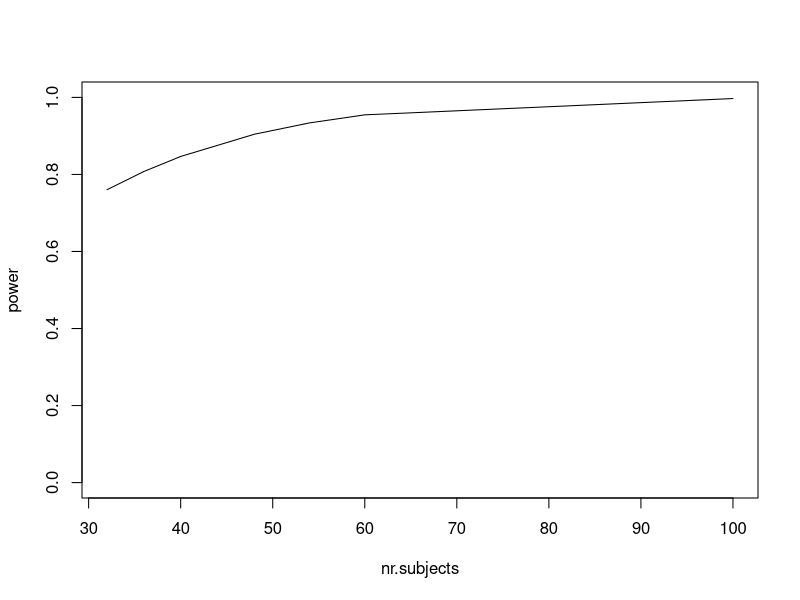
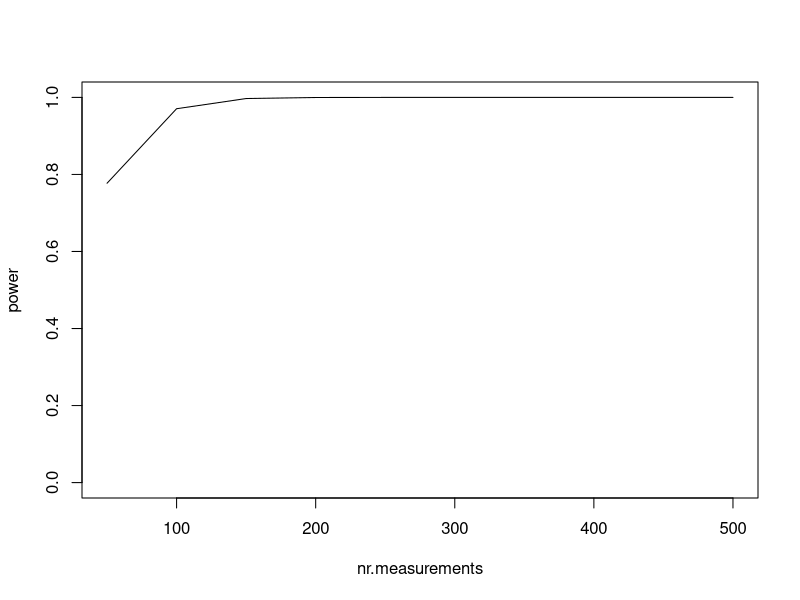

R code for these plots, in order:
 # code from Moerbeek

nr.cohorts <- 4 ### number of cohorts
var.e <- 5 ### variance random error
D <- matrix(0, 2, 2) ### covariance matrix
D[1, 1] <- 1 ### variance random intercept
D[2, 2] <- 1 ### variance random slope
D[1, 2] <- -0.1 ### covariance random intercept and slope
D[2, 1] <- -0.1
delta <- 1.1 ### standardized effect size

age1 <- c(1,2) ### age stages of measurement cohort 1
age2 <- c(2,3) ### age stages of measurement cohort 2
age3 <- c(3,4) ### age stages of measurement cohort 3
age4 <- c(4,5) ### age stages of measurement cohort 4

X1 <- cbind(rep(1,length(age1)),age1) ### design matrix fixed part cohort 1
Z1 <- X1 ### design matrix random part cohort 1
X2 <- cbind(rep(1,length(age2)),age2) ### design matrix fixed part cohort 2
Z2 <- X2 ### design matrix random part cohort 2
X3 <- cbind(rep(1,length(age3)),age3) ### design matrix fixed part cohort 3
Z3 <- X3 ### design matrix random part cohort 3
X4 <- cbind(rep(1,length(age4)),age4) ### design matrix fixed part cohort 4
Z4 <- X4 ### design matrix random part cohort 4

I1 <- diag(length(age1))
V1 <- Z1 %*% D %*% t(Z1) + var.e * I1 ### covariance matrix of responses cohort 1
I2 <- diag(length(age2))
V2 <- Z2 %*% D %*% t(Z2) + var.e * I2 ### covariance matrix of responses cohort 2
I3 <- diag(length(age3)) 
V3 <- Z3 %*% D %*% t(Z3) + var.e * I3 ### covariance matrix of responses cohort 3
I4 <- diag(length(age4)) 
V4 <- Z4 %*% D %*% t(Z4) + var.e * I4 ### covariance matrix of responses cohort 4

### calculate and plot power as a function of the total number of subjects
plot.new()
nr.subjects <- c(32, 36, 40, 48, 54, 60, 100)
power <- rep(0, length(nr.subjects))
for(ii in 1:length(nr.subjects)) {
  XVX <- ((t(X1) %*% solve(V1) %*% X1 + t(X2) %*%solve(V2) %*% X2
    + t(X3) %*% solve(V3) %*% X3 + t(X4) %*% solve(V4) %*% X4) * nr.subjects[ii])/nr.cohorts
  var.beta <- solve(XVX)
  power[ii] <- pnorm((delta * sqrt(D[2, 2]))/sqrt(var.beta[2, 2])- qnorm(0.975))
}
plot(nr.subjects, power, type = "l", ylim=c(0,1))
temp <- cbind(nr.subjects,power)
print(temp)

### calculate and plot power as a function of the total number of measurements
nr.measurements <- c(50, 100, 150, 200, 250, 300, 350, 400, 450, 500)
nr.subjects <- nr.measurements/(length(c(age1, age2, age3))/nr.cohorts)
power <- rep(0, length(nr.measurements))
for(ii in 1:length(nr.measurements)) {
  XVX <- ((t(X1) %*% solve(V1) %*% X1 + t(X2) %*%solve(V2) %*% X2
  + t(X3) %*% solve(V3) %*% X3 + t(X4) %*% solve(V4) %*% X4) * nr.subjects[ii])/nr.cohorts
  var.beta <- solve(XVX)
  power[ii] <- pnorm((delta  * sqrt(D[2, 2]))/sqrt(var.beta[2, 2])- qnorm(0.975))
}
plot(nr.measurements, power, type = "l", ylim=c(0,1))
